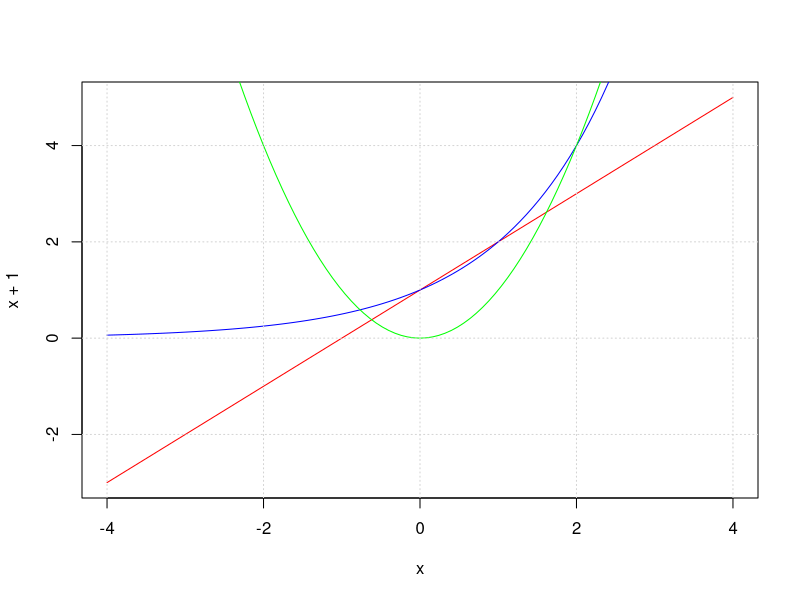

Write the R code that produced this figure.
## ---- chunk 1
knitr::opts_chunk$set(echo = TRUE)
## ---- chunk 2
curve(x+1,from = -4,to= 4, col="RED")
curve(2^x,from = -4,to= 4, add= TRUE, col="BLUE")
curve(x^2,from = -4,to= 4, add= TRUE, col="GREEN")
grid()
